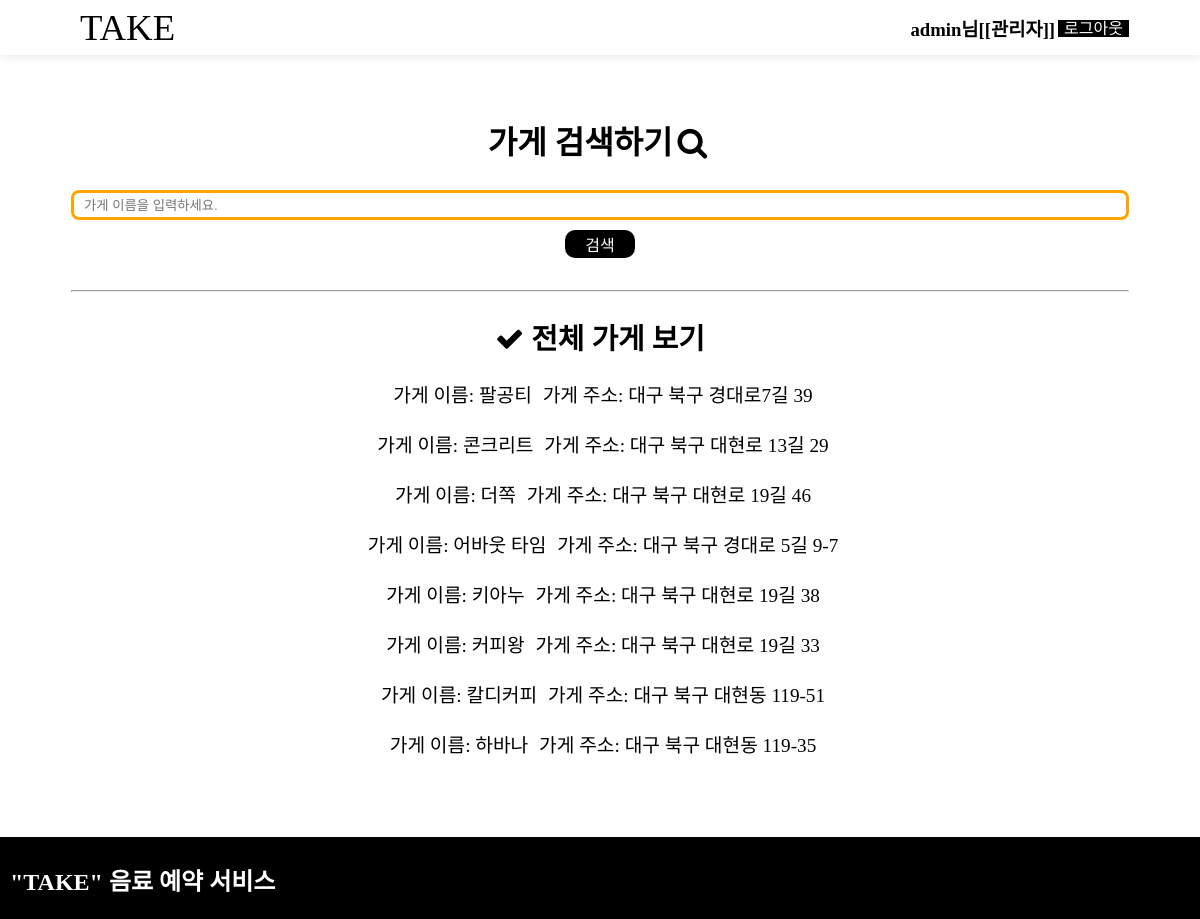
/market/market_search (signed in), run on the app's committed database.
### market/models.py (models this page shows, shortened)
class Market(models.Model):
    name=models.CharField(max_length=225)
    address=models.CharField(max_length=225)
    start_time=models.CharField(max_length=225)
    end_time=models.CharField(max_length=225)
    description=models.TextField()
    user=models.ForeignKey(User, on_delete=models.CASCADE, null=True)
    likes =models.ManyToManyField(
        User, # User 모델과 Market 모델을 M : N 관계로 두겠다.
        through='Like', # Like라는 중개 모델을 통해 M : N 관계를 맺는다.
        through_fields=('market', 'user'), # Like에 market 속성, user 속성을 추가하겠다.
        related_name='likes' # 1 : N  관계에서 market과 연결된 comment를 가져올 때 comment_set으로 가져왔는데,
        )

### market/views.py (the view)
# urls.py: path('market_search', views.market_search, name="market_search"),
def market_search(request):
    market_list=Market.objects.all().order_by('-id')
    m=request.GET.get('context','init')
    if m:
        market=market_list.filter(name__icontains=m)
    return render(request, 'html/market_search.html', {
        'markets':market_list,
        'market_search': market,
        'm':m,
    })

### market/templates/html/market_search.html (shortened to what this page needs)
{% extends "base.html" %}
{% block content %}
{% load static %}
<link rel="stylesheet" href="{% static 'css/market_search.css' %}">
            <div class="search" >
                <div class="search_bar" style="text-align: center;">
                    <h1 style="font-size: 2rem;">가게 검색하기<i class="fa fa-search" style="padding: 5px;"></i></h1>
                    <form method='get'>
                        <input style="padding-left: 10px; margin-bottom: 10px; width: 100%; min-height:30px; border: solid 3px orange; border-radius: 8px;"type="text" name="context" value="{{context}}" placeholder="가게 이름을 입력하세요.">
                        <br>
                        <input style="
                            background-color: black; /* Green */
                            border: none;
                            color: white;
                            padding: 2px 20px;
                            text-align: center;
                            border-radius: 10px;
                            text-decoration: none;
                            display: inline-block;
                            font-size: 16px;
                        " type="submit" value="검색">
                    </form>
                </div>
                <br>
                <hr>
                <h1> <i class="fa fa-check"></i> 전체 가게 보기</h1>
                {% for market in markets.all %}
                    <tr>
                        <td><a href="{%url 'detail' market.id %}">가게 이름: {{market.name}}</a></td>
                        <th scope="row">가게 주소: {{market.address}}</th>
                        <br><br>
                    </tr>
                {% endfor %}
            </div>
{% endblock content %}

### blogProject/templates/html/base.html (shortened to what this page needs)
<!DOCTYPE html>
<html lang="en">
<head>
    <link rel="stylesheet" href="https://maxcdn.bootstrapcdn.com/font-awesome/4.7.0/css/font-awesome.min.css">
    {% load static %}
    <link rel="stylesheet" href="{% static 'css/base.css' %}">
</head>
<body>
    <div class="container">
        <header class="header">
            <div class="inner">
                <nav class="naviagtion">
                    <ul class="navigation__flex">
                        <li class="naviagtion__item" style="flex:1; "><a href="/" class="navigation__logo" style="color:black; background-color: white;" >TAKE</a></li>
                        {% if user.is_active %}
                            <h3>{{user.username}}님</h3>
                            {% if user.username != 'admin' %}
                                {% if user.profile.market_id != -1 %}
                                    <h3>[[가게 주인]]</h3>
                                {% else %}
                                    <h3>[[일반회원]]</h3>
                                {% endif %}
                            {% else %}
                                <h3>[[관리자]]</h3>
                            {% endif %}
                        <li class="naviagtion__item"><a href="{% url 'logout'%}">로그아웃</a></li>
                        {% else %}
                        <li class="naviagtion__item"><a href="{% url 'login'%}">로그인</a></li>
                        <li class="naviagtion__item"><a href="{% url 'signup'%}">회원가입</a></li>
                        {% endif %}
                    </ul>
                </nav>
            </div>
        </header>
        <section class="content inner2 textbook-detail solutions">
        {% block content %}
        {% endblock content %}
        </section>
    </div>
    <footer>
        <section class="inner">
            <section class="branding">
            <h2>"TAKE" 음료 예약 서비스</h2>
        </section>
    </footer>
</body>
</html>

### blogProject/templates/css/base.css (style rules this page uses)
html { font-size: 100%; box-sizing: border-box; }
body { font-size: 1rem; font-stretch: normal; font-weight: 400; color: #000; display: block; font-family: 'Cafe24Danjunghae'; }
body, html { box-sizing: border-box; height: 100%; margin: 0; min-width: 100%; padding: 0; position: relative; }
.container { min-height: 100%; position: relative; width: 100%; padding-top: 60px; padding-bottom:109px; }
body:not(.home) .container>.header { box-shadow: 1px 1px 10px rgba(0,0,0,.1); }
.container>.header { background: #fff; border-bottom: 0; height: 55px; left: 0; padding: 0 30px; position: fixed; top: 0; width: 100%; z-index: 90000; }
.container>.content { margin-top: -1px; min-height: 100%; position: relative; }
.container .inner2 { background-color: #fff; margin: 0 auto; max-width: 1118px; min-height: 100%; min-width: 280px; padding: 30px 30px 30px; position: relative; }
.container .inner { background-color: #fff; margin: 0 auto; max-width: 1118px; min-height: 55px; min-width: 280px; padding: 0px; position: relative; }
.navigation__flex { align-items: center; display: flex; flex-direction: row; height: 54px; justify-content: flex-end; margin: 0; padding-left: 30px; padding-right: 30px; width:100%; }
.header a { text-decoration: none; color: white; background-color: black; padding-left:6px; padding-right:6px; margin-left:3px; }
a { text-decoration: none; padding-left:6px; padding-right:6px; }
nav ol, nav ul { list-style: none; }
.navigation__logo { background-image: none; height: 20px; margin: 0; overflow: hidden; width: 100%; padding: right 770%; font-size: 2.3rem; color: black; background-color: white; }
body>footer { font-size: 1rem; font-stretch: normal; font-style: normal; font-weight: 300; background-color: #000; color: #fff; padding: 5px 0 2px!important; width: 100%; z-index: 200; }
footer { bottom : 0; position: fixed; }
footer .branding { margin-left: 10px; }
menu, ol, ul { padding: 0 0 0 40px; }
dl, menu, ol, ul { margin: 1em 0; }

### market/templates/css/market_search.css (style rules this page uses)
.search { color: black; font-size: 1.2rem; text-align: center; }
.search a { text-decoration: none; color: black; }

### data on the page
Market: name "팔공티", address "대구 북구 경대로7길 39"
Market: name "콘크리트", address "대구 북구 대현로 13길 29"
Market: name "더쪽", address "대구 북구 대현로 19길 46"
Market: name "어바웃 타임", address "대구 북구 경대로 5길 9-7"
Market: name "키아누", address "대구 북구 대현로 19길 38"
Market: name "커피왕", address "대구 북구 대현로 19길 33"
Market: name "칼디커피", address "대구 북구 대현동 119-51"
Market: name "하바나", address "대구 북구 대현동 119-35"

### other printed values
{{ user.username }} "admin"
